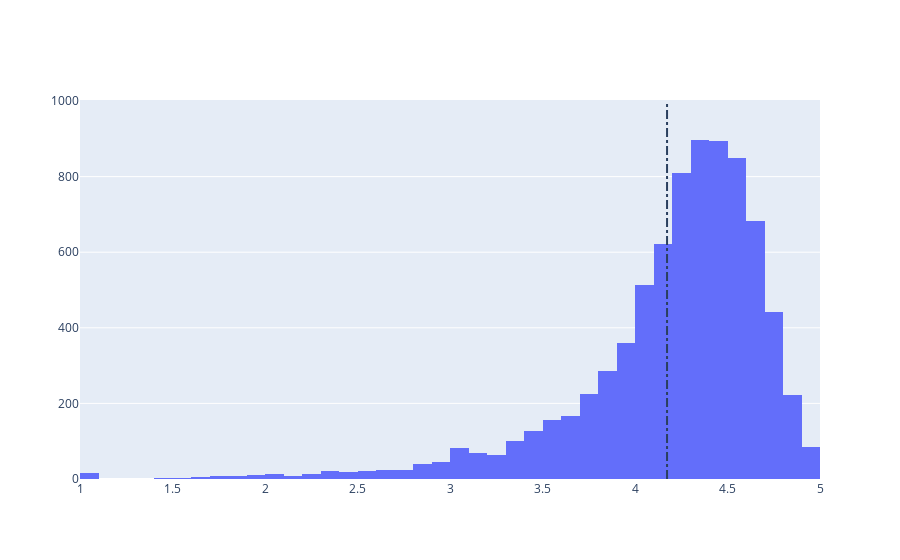

The notebook cell this image was saved under:
### Markdown cell above
## 4. Average rating of apps
<p>After having witnessed the market share for each category of apps, let's see how all these apps perform on an average. App ratings (on a scale of 1 to 5) impact the discoverability, conversion of apps as well as the company's overall brand image. Ratings are a key performance indicator of an app.</p>
<p>From our research, we found that the average volume of ratings across all app categories is <code>4.17</code>. The histogram plot is skewed to the right indicating that the majority of the apps are highly rated with only a few exceptions in the low-rated apps.</p>

### Code cell
# Average rating of apps
avg_app_rating = apps['Rating'].mean()
print('Average app rating = ', avg_app_rating)

# Distribution of apps according to their ratings
data = [go.Histogram(
        x = apps['Rating'],
        xbins = {'start': 1, 'size': 0.1, 'end' : 5}
)]

# Vertical dashed line to indicate the average app rating
layout = {'shapes': [{
              'type' :'line',
              'x0': avg_app_rating,
              'y0': 0,
              'x1': avg_app_rating,
              'y1': 1000,
              'line': { 'dash': 'dashdot'}
          }]
          }

plotly.offline.iplot({'data': data, 'layout': layout})

### Figure 1 — Plotly figure (JSON) as saved in the notebook; plotly's stock layout.template omitted (floating-point values rounded to 4 significant figures; data arrays with more than 128 entries replaced by an {"elided": "..."} marker saying what was removed)
{"data": [{"type": "histogram", "x": {"elided": "9659 float values"}, "xbins": {"end": 5, "size": 0.1, "start": 1}}], "layout": {"shapes": [{"line": {"dash": "dashdot"}, "type": "line", "x0": 4.173, "x1": 4.173, "y0": 0, "y1": 1000}]}}
